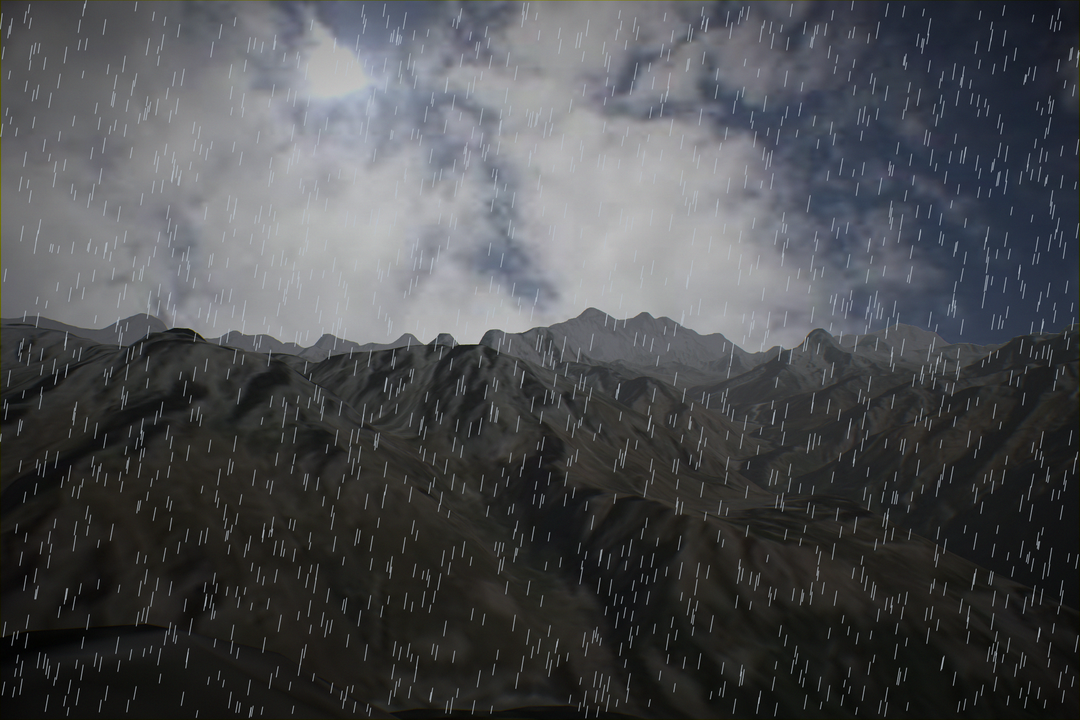
#> input picture data/synthetic_dataset/images/sample_0001.png, 1080 x 720 px
$ python -i gsv_crop_dashboard.py   (imports and definitions only)
#> lines starting #> are read from the running program, lines starting #| are printed output that depends on the picture
#!/usr/bin/env python
"""Adaptive GSV Crop Dashboard & Storage-Aware Auto-Cropper.

Launch GUI:   python scripts/gsv_crop_dashboard.py [--port 8765]
Batch Mode:   python scripts/gsv_crop_dashboard.py --auto-detect-all --auto-crop-all [--target-crops 3]
"""

import argparse
import http.server
import json
import os
import socketserver
import sys
import threading
import time
import webbrowser
from io import BytesIO
from pathlib import Path

import cv2
import numpy as np
from PIL import Image

ROOT = Path(__file__).resolve().parent.parent
sys.path.insert(0, str(ROOT))
from src.streetview_utils import slice_perspective

DEFAULT_PORT = 8765
OUT_W, OUT_H = 1080, 720
CROPS_DIR = ROOT / "data" / "street_view" / "gsv_crops"


# [18 lines left out: functions get_pano_list, is_valid_sky_crop, not called in this run]


def _sky_mask(img_region):
    """Return a boolean mask of pixels that look like actual sky.

    Uses both HSV and RGB heuristics to separate real sky (blue / bright
    overcast) from white walls, concrete, snow, etc.
    """
    arr = np.array(img_region)
    hsv = cv2.cvtColor(arr, cv2.COLOR_RGB2HSV)
    h_ch, s_ch, v_ch = hsv[:, :, 0], hsv[:, :, 1], hsv[:, :, 2]

    r, g, b = arr[:, :, 0].astype(float), arr[:, :, 1].astype(float), arr[:, :, 2].astype(float)

    # Blue sky: hue in blue-cyan range (80-130 in OpenCV 0-180), decent brightness
    blue_sky = (h_ch >= 80) & (h_ch <= 130) & (v_ch > 100) & (s_ch > 15)

    # Bright overcast / light sky: high brightness, low saturation, blue-ish tint
    # The blue channel must be >= green to avoid warm-toned walls
    overcast = (v_ch > 140) & (s_ch < 40) & (b >= g) & (b >= r * 0.9)

    return blue_sky | overcast


def _perspective_crop_quality(img):
    """Evaluate whether a *rendered perspective crop* is good for skyline matching.

    Very strict — returns True only for crops that clearly contain
    sky AND a visible skyline (sky-to-ground transition).
    When in doubt, returns False (mark as bad).

    The top and bottom ~15%% of the perspective crop are excluded from
    evaluation because they sample from near zenith/nadir in the
    equirectangular projection and are distorted or cut.
    """
    arr = np.array(img)
    H, W, _ = arr.shape

    # ── Exclude distorted top/bottom bands ──
    band = max(1, int(H * 0.15))
    usable = arr[band : H - band, :, :]  # middle ~70%% of crop
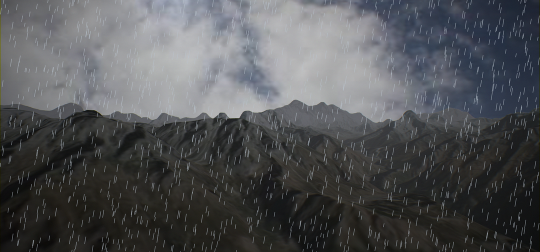
#> usable: shape (504, 1080, 3) (shown at 1/2 size); mean R, G, B 81.2, 82.7, 85.1
    uh, uw, _ = usable.shape

    # Divide the usable region into thirds: sky zone (top), horizon zone (mid), ground zone (bot)
    sky_zone = usable[: uh // 3, :, :]           # upper third of usable
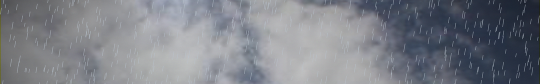
#> sky_zone: shape (168, 1080, 3) (shown at 1/2 size); mean R, G, B 124, 127.3, 135
    horizon_zone = usable[uh // 3 : 2 * uh // 3, :, :]  # middle third
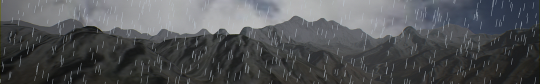
#> horizon_zone: shape (168, 1080, 3) (shown at 1/2 size); mean R, G, B 82.2, 83.9, 86.1
    ground_zone = usable[2 * uh // 3 :, :, :]   # lower third
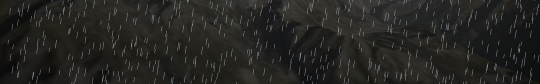
#> ground_zone: shape (168, 1080, 3) (shown at 1/2 size); mean R, G, B 37.6, 36.9, 34.1

    sky_mask = _sky_mask(sky_zone)
#> in _sky_mask, `h_ch, s_ch, v_ch = hsv[:, :, 0], hsv[:, :, 1], hsv[:, :, 2]`:
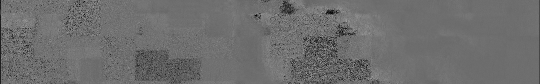
#> h_ch: shape (168, 1080) (shown at 1/2 size); min 0, max 174, mean 109.6
#> in _sky_mask, `h_ch, s_ch, v_ch = hsv[:, :, 0], hsv[:, :, 1], hsv[:, :, 2]`:
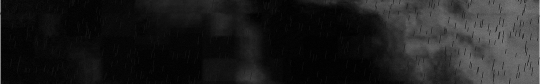
#> s_ch: shape (168, 1080) (shown at 1/2 size); min 0, max 255, mean 30.3
#> in _sky_mask, `r, g, b = arr[:, :, 0].astype(float), arr[:, :, 1].astype(float), arr[..`:
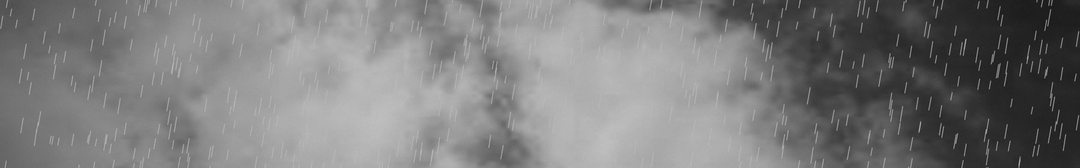
#> r: shape (168, 1080) float64; min 17, max 193, mean 124
#> (the rest of the program and of its run is left out)
